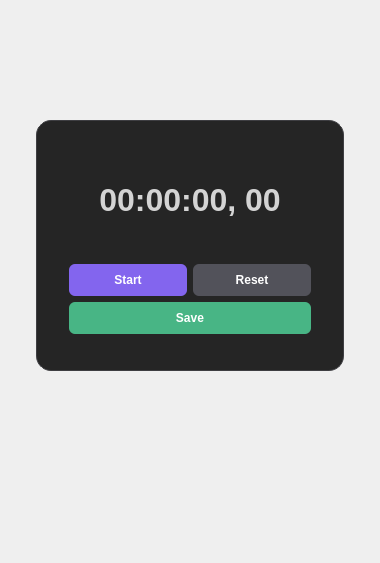
             <widget class="QWidget" name="stopwatch_page">
              <property name="sizePolicy">
               <sizepolicy hsizetype="Expanding" vsizetype="Expanding">
                <horstretch>0</horstretch>
                <verstretch>0</verstretch>
               </sizepolicy>
              </property>
              <layout class="QGridLayout" name="gridLayout_17">
               <property name="leftMargin">
                <number>36</number>
               </property>
               <property name="topMargin">
                <number>120</number>
               </property>
               <property name="rightMargin">
                <number>36</number>
               </property>
               <property name="bottomMargin">
                <number>192</number>
               </property>
               <item row="1" column="0">
                <widget class="QFrame" name="stopwatch_frame">
                 <property name="sizePolicy">
                  <sizepolicy hsizetype="Preferred" vsizetype="Preferred">
                   <horstretch>0</horstretch>
                   <verstretch>0</verstretch>
                  </sizepolicy>
                 </property>
                 <property name="maximumSize">
                  <size>
                   <width>400</width>
                   <height>380</height>
                  </size>
                 </property>
                 <property name="styleSheet">
                  <string notr="true">QFrame {
	background-color: #252525;
	border: 1px solid #3e3e42;
	border-radius: 15%;
}</string>
                 </property>
                 <property name="frameShape">
                  <enum>QFrame::StyledPanel</enum>
                 </property>
                 <property name="frameShadow">
                  <enum>QFrame::Raised</enum>
                 </property>
                 <layout class="QGridLayout" name="gridLayout_2">
                  <property name="leftMargin">
                   <number>32</number>
                  </property>
                  <property name="topMargin">
                   <number>20</number>
                  </property>
                  <property name="rightMargin">
                   <number>32</number>
                  </property>
                  <property name="bottomMargin">
                   <number>36</number>
                  </property>
                  <item row="0" column="0" colspan="2">
                   <widget class="QLabel" name="stopwatch_time_label">
                    <property name="sizePolicy">
                     <sizepolicy hsizetype="Preferred" vsizetype="Preferred">
                      <horstretch>0</horstretch>
                      <verstretch>0</verstretch>
                     </sizepolicy>
                    </property>
                    <property name="minimumSize">
                     <size>
                      <width>242</width>
                      <height>117</height>
                     </size>
                    </property>
                    <property name="font">
                     <font>
                      <pointsize>-1</pointsize>
                      <weight>75</weight>
                      <bold>true</bold>
                     </font>
                    </property>
                    <property name="layoutDirection">
                     <enum>Qt::LeftToRight</enum>
                    </property>
                    <property name="styleSheet">
                     <string notr="true">border: none;
font-family: 'Consolas', 'Courier New', monospace;
font-size: 32px;
font-weight: 600;
color: #D4D4D4;</string>
                    </property>
                    <property name="text">
                     <string>00:00:00, 00</string>
                    </property>
                    <property name="alignment">
                     <set>Qt::AlignCenter</set>
                    </property>
                   </widget>
                  </item>
                  <item row="1" column="0">
                   <widget class="QPushButton" name="stopwatch_start_stop_btn">
                    <property name="sizePolicy">
                     <sizepolicy hsizetype="Expanding" vsizetype="Fixed">
                      <horstretch>0</horstretch>
                      <verstretch>0</verstretch>
                     </sizepolicy>
                    </property>
                    <property name="minimumSize">
                     <size>
                      <width>0</width>
                      <height>32</height>
                     </size>
                    </property>
                    <property name="font">
                     <font>
                      <pointsize>-1</pointsize>
                      <weight>87</weight>
                      <bold>true</bold>
                     </font>
                    </property>
                    <property name="cursor">
                     <cursorShape>ArrowCursor</cursorShape>
                    </property>
                    <property name="styleSheet">
                     <string notr="true">QPushButton {
	background-color: #8365ee;
	border-radius: 6%;
	color: #fff;
	font-weight: 700;
	font-size: 12px;
}

QPushButton:hover {
	background-color: #7349e5;
}

</string>
                    </property>
                    <property name="text">
                     <string notr="true">Start</string>
                    </property>
                    <property name="icon">
                     <iconset>
                      <normaloff>resources/start-icon.png</normaloff>resources/start-icon.png</iconset>
                    </property>
                    <property name="iconSize">
                     <size>
                      <width>15</width>
                      <height>15</height>
                     </size>
                    </property>
                    <property name="shortcut">
                     <string notr="true"/>
                    </property>
                    <property name="checkable">
                     <bool>false</bool>
                    </property>
                   </widget>
                  </item>
                  <item row="1" column="1">
                   <widget class="QPushButton" name="stopwatch_reset_btn">
                    <property name="sizePolicy">
                     <sizepolicy hsizetype="Expanding" vsizetype="Fixed">
                      <horstretch>0</horstretch>
                      <verstretch>0</verstretch>
                     </sizepolicy>
                    </property>
                    <property name="minimumSize">
                     <size>
                      <width>0</width>
                      <height>32</height>
                     </size>
                    </property>
                    <property name="font">
                     <font>
                      <pointsize>-1</pointsize>
                      <weight>87</weight>
                      <bold>true</bold>
                     </font>
                    </property>
                    <property name="styleSheet">
                     <string notr="true">QPushButton {
	background-color: #52525a;
	border-radius: 6%;
	color: #fff;
	font-weight: 700;
	font-size: 12px;
}

QPushButton:hover {
	background-color: #3e3e42;
}

</string>
                    </property>
                    <property name="text">
                     <string>Reset</string>
                    </property>
                    <property name="icon">
                     <iconset>
                      <normaloff>resources/reset-icon.png</normaloff>resources/reset-icon.png</iconset>
                    </property>
                    <property name="iconSize">
                     <size>
                      <width>12</width>
                      <height>12</height>
                     </size>
                    </property>
                   </widget>
                  </item>
                  <item row="2" column="0" colspan="2">
                   <widget class="QPushButton" name="stopwatch_save_btn">
                    <property name="sizePolicy">
                     <sizepolicy hsizetype="Expanding" vsizetype="Fixed">
                      <horstretch>0</horstretch>
                      <verstretch>0</verstretch>
                     </sizepolicy>
                    </property>
                    <property name="minimumSize">
                     <size>
                      <width>0</width>
                      <height>32</height>
                     </size>
                    </property>
                    <property name="font">
                     <font>
                      <pointsize>-1</pointsize>
                      <weight>87</weight>
                      <bold>true</bold>
                     </font>
                    </property>
                    <property name="cursor">
                     <cursorShape>ArrowCursor</cursorShape>
                    </property>
                    <property name="styleSheet">
                     <string notr="true">QPushButton {
	background-color: #48b585;
	border-radius: 6%;
	color: #fff;
	font-weight: 700;
	font-size: 12px;
}

QPushButton:hover {
	background-color: #38936c;
}

</string>
                    </property>
                    <property name="text">
                     <string>Save</string>
                    </property>
                    <property name="icon">
                     <iconset>
                      <normaloff>resources/save-icon.png</normaloff>resources/save-icon.png</iconset>
                    </property>
                    <property name="iconSize">
                     <size>
                      <width>19</width>
                      <height>19</height>
                     </size>
                    </property>
                   </widget>
                  </item>
                 </layout>
                </widget>
               </item>
              </layout>
             </widget>
